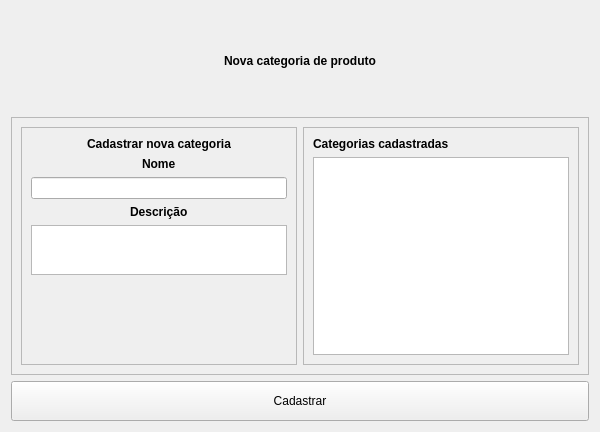
      <widget class="QWidget" name="tab_categoria">
       <attribute name="title">
        <string>Categoria</string>
       </attribute>
       <layout class="QVBoxLayout" name="verticalLayout_2">
        <item alignment="Qt::AlignHCenter">
         <widget class="QLabel" name="label_nova_categoria_produto">
          <property name="minimumSize">
           <size>
            <width>0</width>
            <height>100</height>
           </size>
          </property>
          <property name="font">
           <font>
            <bold>true</bold>
           </font>
          </property>
          <property name="text">
           <string>Nova categoria de produto</string>
          </property>
         </widget>
        </item>
        <item>
         <widget class="QFrame" name="frame_20">
          <property name="frameShape">
           <enum>QFrame::StyledPanel</enum>
          </property>
          <property name="frameShadow">
           <enum>QFrame::Raised</enum>
          </property>
          <layout class="QHBoxLayout" name="horizontalLayout_13">
           <item>
            <widget class="QFrame" name="frame">
             <property name="sizePolicy">
              <sizepolicy hsizetype="Expanding" vsizetype="Expanding">
               <horstretch>0</horstretch>
               <verstretch>0</verstretch>
              </sizepolicy>
             </property>
             <property name="maximumSize">
              <size>
               <width>16777215</width>
               <height>16777215</height>
              </size>
             </property>
             <property name="frameShape">
              <enum>QFrame::StyledPanel</enum>
             </property>
             <property name="frameShadow">
              <enum>QFrame::Raised</enum>
             </property>
             <layout class="QGridLayout" name="gridLayout_3">
              <item row="6" column="0" colspan="3">
               <widget class="QPlainTextEdit" name="plain_text_edit_descricao_categoria_produto">
                <property name="maximumSize">
                 <size>
                  <width>16777215</width>
                  <height>50</height>
                 </size>
                </property>
               </widget>
              </item>
              <item row="0" column="0" colspan="3" alignment="Qt::AlignHCenter">
               <widget class="QLabel" name="label_cadastrar_nova_categoria">
                <property name="maximumSize">
                 <size>
                  <width>16777215</width>
                  <height>100</height>
                 </size>
                </property>
                <property name="font">
                 <font>
                  <bold>true</bold>
                 </font>
                </property>
                <property name="mouseTracking">
                 <bool>false</bool>
                </property>
                <property name="text">
                 <string>Cadastrar nova categoria</string>
                </property>
               </widget>
              </item>
              <item row="7" column="1">
               <spacer name="vertical_spacer_2">
                <property name="orientation">
                 <enum>Qt::Vertical</enum>
                </property>
                <property name="sizeType">
                 <enum>QSizePolicy::Preferred</enum>
                </property>
                <property name="sizeHint" stdset="0">
                 <size>
                  <width>80</width>
                  <height>80</height>
                 </size>
                </property>
               </spacer>
              </item>
              <item row="5" column="0" colspan="3" alignment="Qt::AlignHCenter">
               <widget class="QLabel" name="label_descricao_categoria_produto">
                <property name="maximumSize">
                 <size>
                  <width>16777215</width>
                  <height>30</height>
                 </size>
                </property>
                <property name="font">
                 <font>
                  <bold>true</bold>
                 </font>
                </property>
                <property name="text">
                 <string>Descrição</string>
                </property>
               </widget>
              </item>
              <item row="3" column="0" colspan="3" alignment="Qt::AlignHCenter">
               <widget class="QLabel" name="label_nome_categoria_produto">
                <property name="maximumSize">
                 <size>
                  <width>16777215</width>
                  <height>30</height>
                 </size>
                </property>
                <property name="font">
                 <font>
                  <bold>true</bold>
                 </font>
                </property>
                <property name="text">
                 <string>Nome</string>
                </property>
               </widget>
              </item>
              <item row="4" column="0" colspan="3">
               <widget class="QLineEdit" name="line_edit_nome_categoria_produto">
                <property name="text">
                 <string/>
                </property>
               </widget>
              </item>
             </layout>
            </widget>
           </item>
           <item>
            <widget class="QFrame" name="frame_21">
             <property name="maximumSize">
              <size>
               <width>16777215</width>
               <height>16777215</height>
              </size>
             </property>
             <property name="frameShape">
              <enum>QFrame::StyledPanel</enum>
             </property>
             <property name="frameShadow">
              <enum>QFrame::Raised</enum>
             </property>
             <layout class="QVBoxLayout" name="verticalLayout_11">
              <item>
               <widget class="QLabel" name="label_categorias_cadastradas">
                <property name="maximumSize">
                 <size>
                  <width>16777215</width>
                  <height>16777215</height>
                 </size>
                </property>
                <property name="font">
                 <font>
                  <bold>true</bold>
                 </font>
                </property>
                <property name="text">
                 <string>Categorias cadastradas</string>
                </property>
               </widget>
              </item>
              <item>
               <widget class="QListWidget" name="list_widget_categorias_cadastradas">
                <property name="maximumSize">
                 <size>
                  <width>16777215</width>
                  <height>16777215</height>
                 </size>
                </property>
               </widget>
              </item>
             </layout>
            </widget>
           </item>
          </layout>
         </widget>
        </item>
        <item>
         <widget class="QPushButton" name="push_button_cadastrar_categoria_produto">
          <property name="minimumSize">
           <size>
            <width>0</width>
            <height>40</height>
           </size>
          </property>
          <property name="text">
           <string>Cadastrar</string>
          </property>
         </widget>
        </item>
       </layout>
      </widget>
